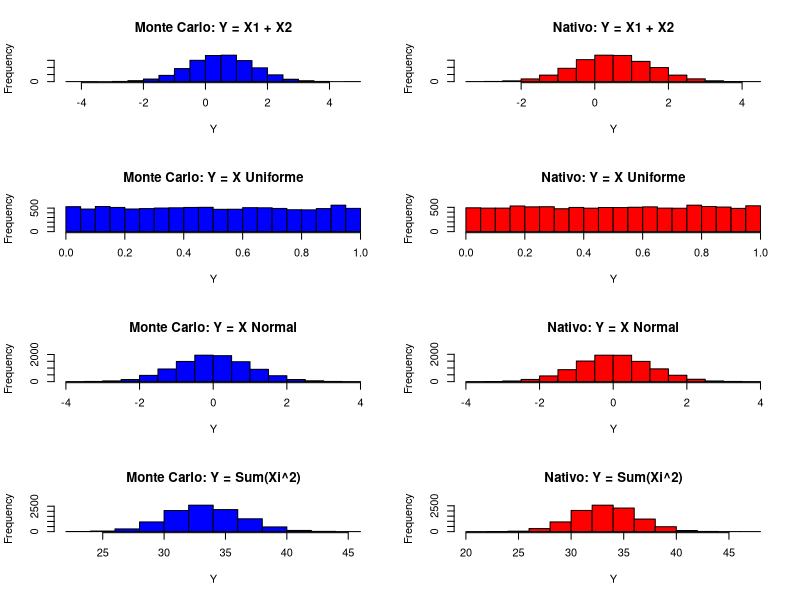
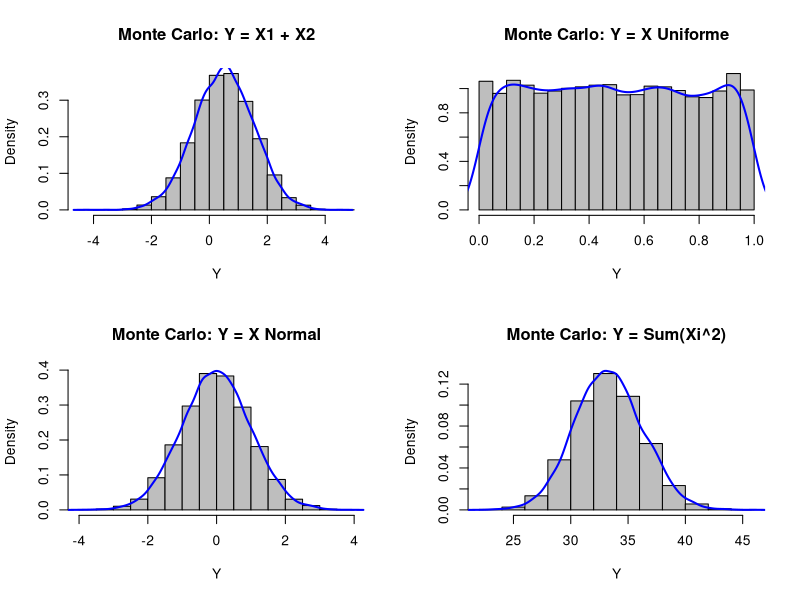

These charts were generated, in order, by the following R code: (Note: this script raises an error after producing the figures.)
# 1. Implementar o LCG
# Função LCG
set.seed(123)
lcg <- function(m = 2^31 - 1, a = 1664525, c = 1013904223, X0 = 1, N) {
  x <- numeric(N)
  x[1] <- X0
  for (i in 2:N) {
    x[i] <- (a * x[i-1] + c) %% m
  }
  # Normalizar para o intervalo [0, 1]
  u <- x / m
  return(u)
}

# Teste da função LCG
N <- 1000
lcg_vals <- lcg(N = N)
head(lcg_vals)



# 2. Implementar a Inverse Transform Sampling
inverse_transform_sampling <- function(U, dist = "uniform", params = list()) {
  if (dist == "uniform") {
    a <- ifelse(is.null(params$a), 0, params$a)
    b <- ifelse(is.null(params$b), 1, params$b)
    return(a + (b - a) * U)
  } else if (dist == "normal") {
    mu <- ifelse(is.null(params$mu), 0, params$mu)
    sigma <- ifelse(is.null(params$sigma), 1, params$sigma)
    return(qnorm(U, mean = mu, sd = sigma))
  }
  stop("Distribuição não suportada")
}

# Teste da função Inverse Transform Sampling
uniform_samples <- inverse_transform_sampling(lcg_vals, dist = "uniform", params = list(a = 0, b = 1))
normal_samples <- inverse_transform_sampling(lcg_vals, dist = "normal", params = list(mu = 0, sigma = 1))
head(uniform_samples)
head(normal_samples)



# 3. Implementar o Método de Monte Carlo com critério de parada por convergência
monte_carlo <- function(func, n_max = 10000, tol = 1e-6) {
  estimates <- numeric(n_max)
  for (n in 1:n_max) {
    estimates[n] <- func()
    if (n > 1) {
      if (abs(estimates[n] - estimates[n-1]) < tol) {
        return(list(estimate = mean(estimates[1:n]), sd = sd(estimates[1:n]), n = n))
      }
    }
  }
  return(list(estimate = mean(estimates), sd = sd(estimates), n = n_max))
}

# Funções de teste
func_uniform <- function() { sum(runif(100, 0, 1)^2) }
func_normal <- function() { rnorm(1, mean = 0, sd = 1) }

# Teste da função Monte Carlo
result_uniform <- monte_carlo(func_uniform)
result_normal <- monte_carlo(func_normal)

print(result_uniform)
print(result_normal)



# 4. Testar a rotina implementada no método de Monte Carlo nos cenários fornecidos
# Cenário 1: Y=X1+X2, X1: uniforme, (0, 1) e X2: normal, (0,1)
monte_carlo_Y1 <- function() {
  X1 <- runif(1, 0, 1)
  X2 <- rnorm(1, 0, 1)
  return(X1 + X2)
}
result_Y1 <- monte_carlo(monte_carlo_Y1)


# Cenário 2: Y=X2, X: uniforme (0,1) ou normal (0, 1)
monte_carlo_Y2_uniform <- function() { return(runif(1, 0, 1)) }
monte_carlo_Y2_normal <- function() { return(rnorm(1, 0, 1)) }

result_Y2_uniform <- monte_carlo(monte_carlo_Y2_uniform)
result_Y2_normal <- monte_carlo(monte_carlo_Y2_normal)


# Cenário 3: Y=Sum(Xi2), i=1,...,100; Xi: uniforme, (0,1);
monte_carlo_Y3 <- function() {
  X <- runif(100, 0, 1)
  return(sum(X^2))
}
result_Y3 <- monte_carlo(monte_carlo_Y3)



# 5. Obter a média, desvio padrão, histograma e/ou PDF de Y
# Função para obter estatísticas
obter_estatisticas <- function(amostras, title) {
  media <- mean(amostras)
  desvio_padrao <- sd(amostras)
  hist(amostras, probability = TRUE, main = "Histograma", col = "gray")
  lines(density(amostras), col = "blue", lwd = 2)
  return(list(media = media, desvio_padrao = desvio_padrao))
}

# Obter amostras
amostras_Y1 <- replicate(10000, monte_carlo_Y1())
amostras_Y2_uniform <- replicate(10000, monte_carlo_Y2_uniform())
amostras_Y2_normal <- replicate(10000, monte_carlo_Y2_normal())
amostras_Y3 <- replicate(10000, monte_carlo_Y3())



# 6. Comparar o resultado e a taxa de convergência com a função de geração de números aleatórios nativa em R
# Função Monte Carlo com amostras nativas de R
monte_carlo_native <- function(func, n_max = 10000, tol = 1e-6) {
  estimates <- numeric(n_max)
  for (n in 1:n_max) {
    estimates[n] <- func()
    if (n > 1) {
      if (abs(estimates[n] - estimates[n-1]) < tol) {
        return(list(estimate = mean(estimates[1:n]), sd = sd(estimates[1:n]), n = n))
      }
    }
  }
  return(list(estimate = mean(estimates), sd = sd(estimates), n = n_max))
}

# Teste com funções nativas
result_native_Y1 <- monte_carlo_native(monte_carlo_Y1)
result_native_Y2_uniform <- monte_carlo_native(monte_carlo_Y2_uniform)
result_native_Y2_normal <- monte_carlo_native(monte_carlo_Y2_normal)
result_native_Y3 <- monte_carlo_native(monte_carlo_Y3)


# Comparando os resultados
cat("Comparação - Cenário 1:\n")
cat("Monte Carlo - Média:", result_Y1$estimate, "Desvio Padrão:", result_Y1$sd, "\n")
cat("Nativo - Média:", result_native_Y1$estimate, "Desvio Padrão:", result_native_Y1$sd, "\n\n")

cat("Comparação - Cenário 2 - Uniforme:\n")
cat("Monte Carlo - Média:", result_Y2_uniform$estimate, "Desvio Padrão:", result_Y2_uniform$sd, "\n")
cat("Nativo - Média:", result_native_Y2_uniform$estimate, "Desvio Padrão:", result_native_Y2_uniform$sd, "\n\n")
cat("Comparação - Cenário 2 - Normal:\n")
cat("Monte Carlo - Média:", result_Y2_normal$estimate, "Desvio Padrão:", result_Y2_normal$sd, "\n")
cat("Nativo - Média:", result_native_Y2_normal$estimate, "Desvio Padrão:", result_native_Y2_normal$sd, "\n\n")


cat("Comparação - Cenário 3:\n")
cat("Monte Carlo - Média:", result_Y3$estimate, "Desvio Padrão:", result_Y3$sd, "\n")
cat("Nativo - Média:", result_native_Y3$estimate, "Desvio Padrão:", result_native_Y3$sd, "\n\n")


# Plotando histogramas
par(mfrow = c(4, 2))

hist(amostras_Y1, main = "Monte Carlo: Y = X1 + X2", xlab = "Y", col = "blue")
hist(replicate(10000, monte_carlo_Y1()), main = "Nativo: Y = X1 + X2", xlab = "Y", col = "red")

hist(amostras_Y2_uniform, main = "Monte Carlo: Y = X Uniforme", xlab = "Y", col = "blue")
hist(replicate(10000, monte_carlo_Y2_uniform()), main = "Nativo: Y = X Uniforme", xlab = "Y", col = "red")

hist(amostras_Y2_normal, main = "Monte Carlo: Y = X Normal", xlab = "Y", col = "blue")
hist(replicate(10000, monte_carlo_Y2_normal()), main = "Nativo: Y = X Normal", xlab = "Y", col = "red")

hist(amostras_Y3, main = "Monte Carlo: Y = Sum(Xi^2)", xlab = "Y", col = "blue")
hist(replicate(10000, monte_carlo_Y3()), main = "Nativo: Y = Sum(Xi^2)", xlab = "Y", col = "red")


# Plotando histogramas com PDFs
par(mfrow = c(2, 2))

hist(amostras_Y1, probability = TRUE, main = "Monte Carlo: Y = X1 + X2", xlab = "Y", col = "gray")
lines(density(amostras_Y1), col = "blue", lwd = 2)

hist(amostras_Y2_uniform, probability = TRUE, main = "Monte Carlo: Y = X Uniforme", xlab = "Y", col = "gray")
lines(density(amostras_Y2_uniform), col = "blue", lwd = 2)

hist(amostras_Y2_normal, probability = TRUE, main = "Monte Carlo: Y = X Normal", xlab = "Y", col = "gray")
lines(density(amostras_Y2_normal), col = "blue", lwd = 2)

hist(amostras_Y3, probability = TRUE, main = "Monte Carlo: Y = Sum(Xi^2)", xlab = "Y", col = "gray")
lines(density(amostras_Y3), col = "blue", lwd = 2)


# Estatísticas
print(estatisticas_Y1)
print(estatisticas_Y2_uniform)
print(estatisticas_Y2_normal)
print(estatisticas_Y3)